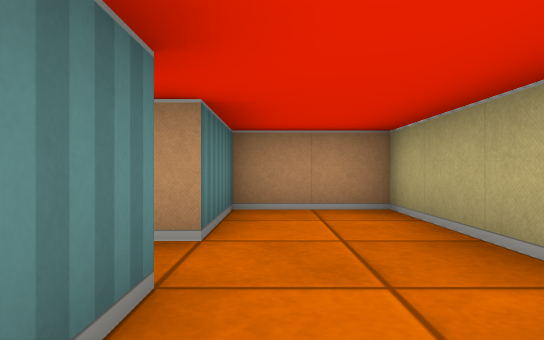
view 1 (above)

13 first-person views from a walk through a cub3D maze. The camera is about half as high as the walls, looks level and sees 75° across. The floor is counted in squares. Each view is taken from the middle of a square. On the plan, view 1 faces up. The plan holds only what a view shows up to about 9 squares ahead; the rest is blank.

view 2
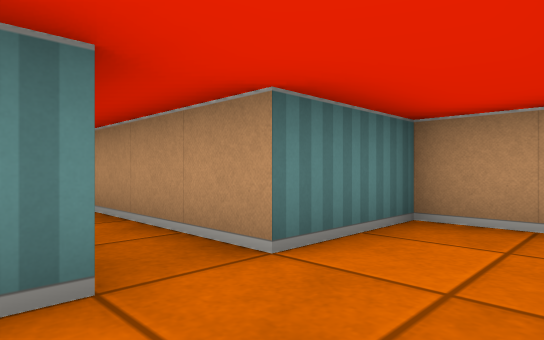

view 3
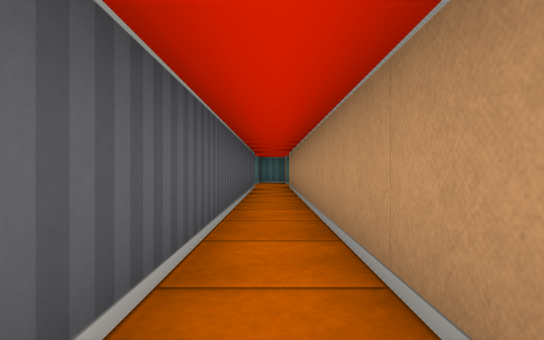

view 4
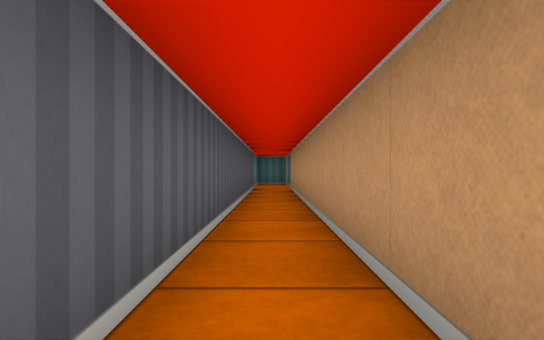

view 5
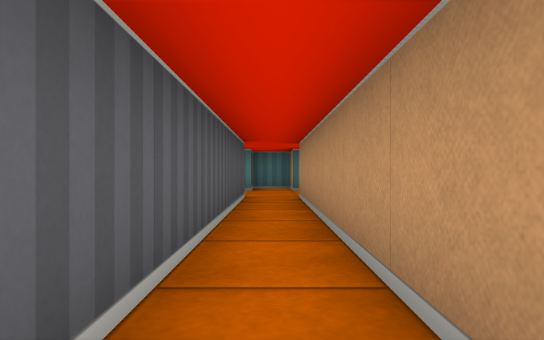

view 6
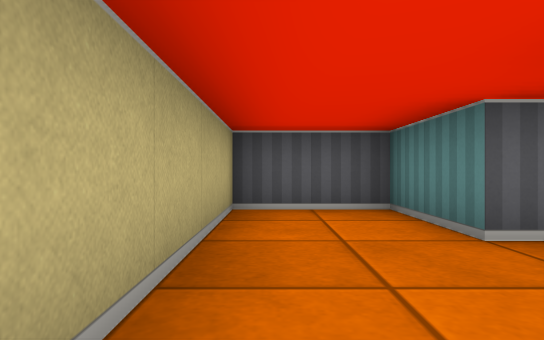

view 7
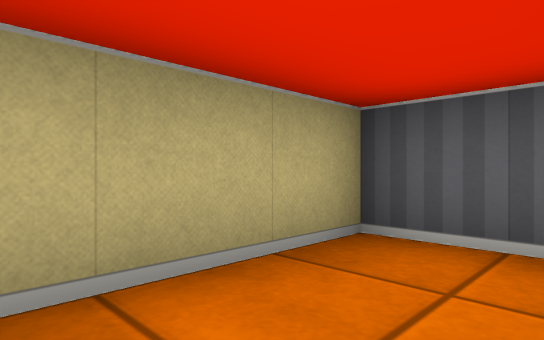

view 8
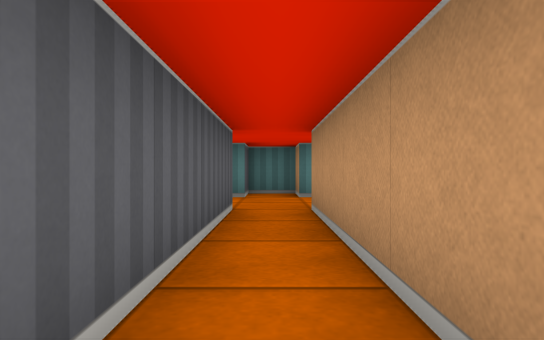

view 9
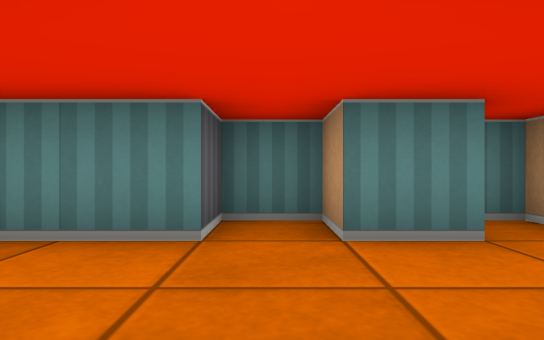

view 10
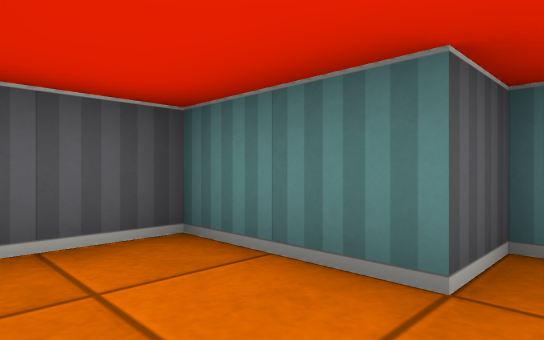

view 11
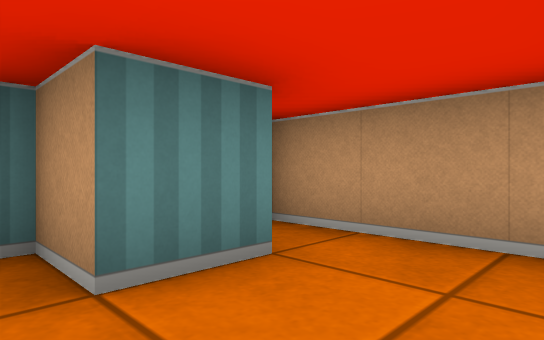

view 12
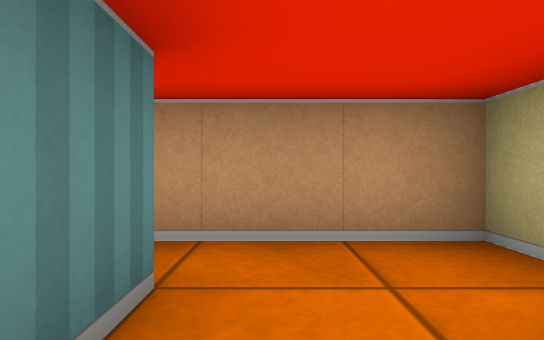

view 13
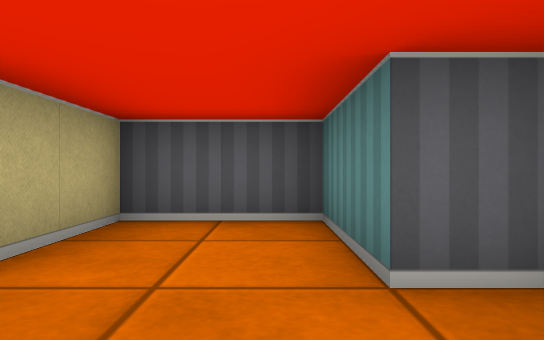

### Floor plan
Ten units are one square. View 1 is at (0, 0); x grows to the right and y downward. Boxes are objects, and circles mark ways between rooms. Rooms are numbered by the first view taken in them; rooms with no view inside come last. Other rooms are left out.
<svg viewBox="-140 -50 160 60">
<path fill="none" stroke="#000" d="M-105 -15 -5 -15 -5 5 15 5 15 -45 -5 -45 -5 -25 -105 -25M-125 -35 -125 -25 -135 -25 -135 -15 -125 -15 -125 5 -105 5 -105 -11M-105 -39 -105 -45 -135 -45 -135 -40"/>
<circle cx="-100" cy="-20" r="3" fill="#2a7"/>
<text x="-30" y="-20">1</text>
<text x="-120" y="-20">2</text>
</svg>
Room 1 opens to room 2.

Where each view was taken, in squares from view 1:
view 1: 0 up, 0 right, facing up
view 2: 1 up, 1 right, facing up-left
view 3: 2 up, 0 right, facing left
view 4: 2 up, 1 left, facing left
view 5: 2 up, 4 left, facing left
view 6: 4 up, 1 right, facing down
view 7: 2 up, 0 right, facing down-right
view 8: 2 up, 6 left, facing left
view 9: 2 up, 10 left, facing left
view 10: 2 up, 11 left, facing down-left
view 11: 2 up, 11 left, facing up-left
view 12: 2 up, 12 left, facing up
view 13: 3 up, 12 left, facing down
